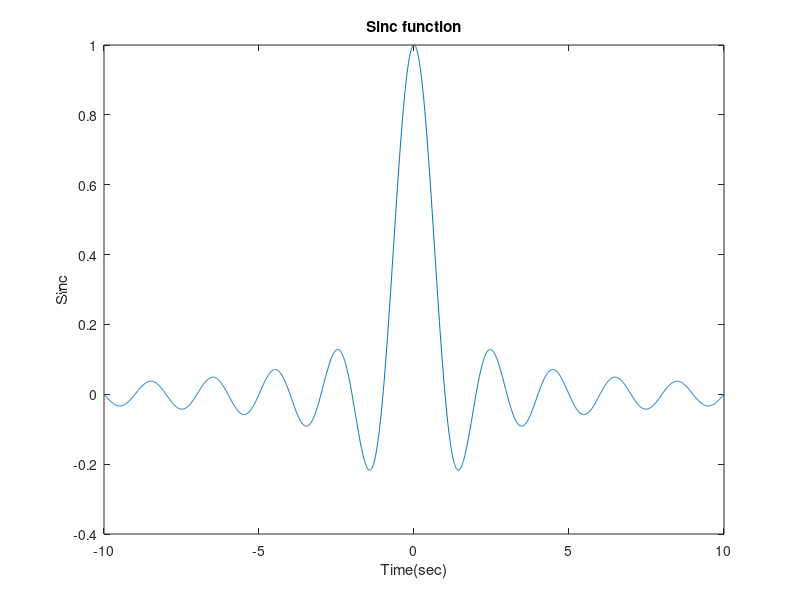

Write the MATLAB code that produced this figure.
clc
clear all
close all

t=-10:0.01:10
y=(sin(pi*t)./(pi*t));
plot(t,y);
xlabel('Time(sec)');
ylabel('Sinc');
title('Sinc function');